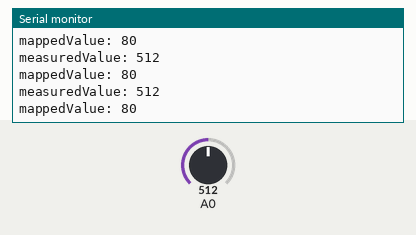
Recording of a sketch running on a simulated Arduino Uno, built with avr-gcc and run on an emulated ATmega328P. Parts: the last lines printed to the serial monitor. The test bench sets the inputs (shaded band); at power-on: A0 = 512.

Above: at 1.2 s.
1.3 s: A0 set to 716
At 2.42 s:
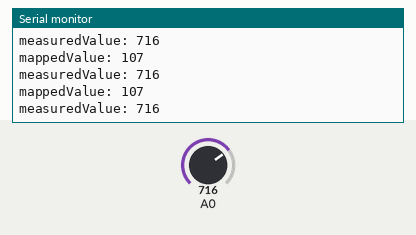
2.8 s: A0 set to 900
At 2.83 s:
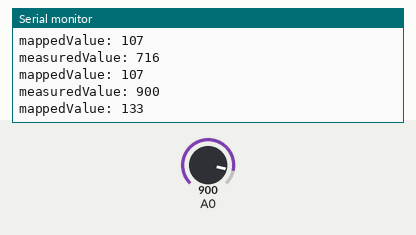
Timing chart, 0 to 5.8 s (numbered marks = the images above; inputs shaded):
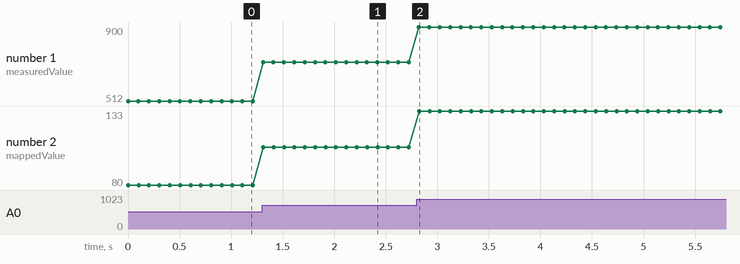

The sketch:

analogReadMap.ino
```cpp
int minimumValue = 10;
int maximumValue = 150;

void setup() {
  Serial.begin(115200);
}

void loop() {

  int measuredValue = analogRead(A0);
  Serial.print("measuredValue: ");
  Serial.println(measuredValue);

  int mappedValue = map(measuredValue, 0,1023,minimumValue, maximumValue);
  Serial.print("mappedValue: ");
  Serial.println(mappedValue);

  delay(100);

}
```

Measured:
- after the input at 1.3 s, the serial monitor: prints a new line at once (image 1)
- after the input at 2.8 s, the serial monitor: prints a new line at once (image 2)
- plotted number 1: 512 → 716 after the input at 1.3 s, 716 → 900 after the input at 2.8 s
- plotted number 2: 80 → 107 after the input at 1.3 s, 107 → 133 after the input at 2.8 s
